Frame 1 (no input): blank canvas, image omitted
Frame 60 (no input): blank canvas, image omitted
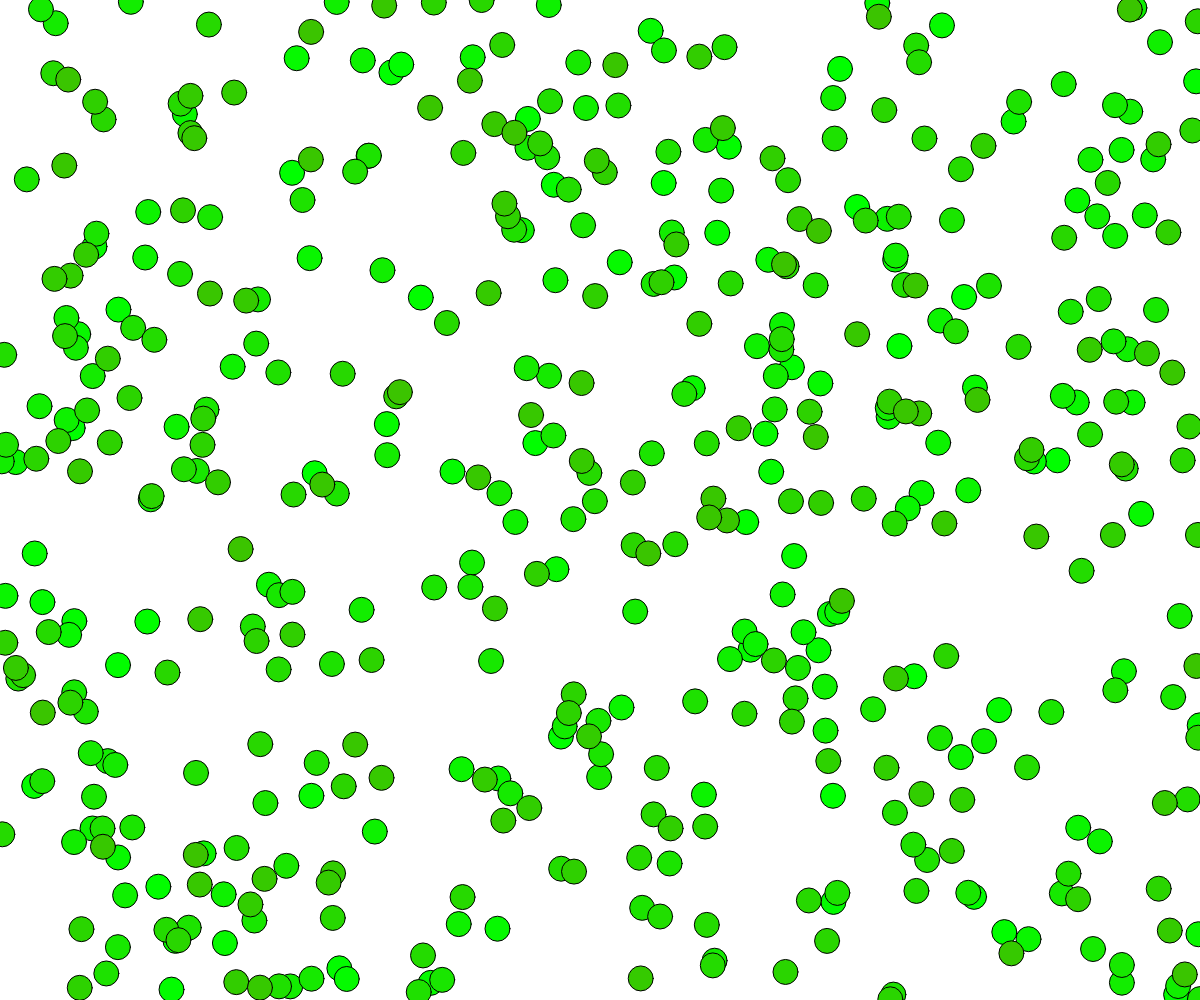
Frame 120 (the mouse pressed at the canvas centre since frame 60)

The p5.js sketch whose frames 1 and 60 were blank and that drew this single picture after the mouse press (run headless with seeded random() and noise() and a simulated clock; from frame 60 on, the mouse is pressed at the canvas centre):

// p5.js sketch
// ── sketch.js
var x;
var i = -1;
var estratti = [];
var numeri = [];

function setup() {
  createCanvas(windowWidth, windowHeight);
	createNumeri();
  textAlign(CENTER);
}

function draw() {
	if (i >= 0) {
		fill(i, 255-i, 0);
		ellipse(random() * windowWidth, random() * windowHeight, 25, 25);
    ellipse(random() * windowWidth, random() * windowHeight, 25, 25);
		ellipse(random() * windowWidth, random() * windowHeight, 25, 25);
    ellipse(random() * windowWidth, random() * windowHeight, 25, 25);
    ellipse(random() * windowWidth, random() * windowHeight, 25, 25);
    ellipse(random() * windowWidth, random() * windowHeight, 25, 25);
    ellipse(random() * windowWidth, random() * windowHeight, 25, 25);
    ellipse(random() * windowWidth, random() * windowHeight, 25, 25);
		i++;
		if (i == 300) {
			clear();
			fill(0);
			textSize(100);
			text(estrai(), windowWidth/2, windowHeight/2);
			textSize(15);
			stampaEstratti();
			i = -1;
		}
	}
}

function windowResized() {
  resizeCanvas(windowWidth, windowHeight);
}

function keyPressed() {
	nuovoNumero();
}

function mouseClicked() {
  nuovoNumero();
}

function touchStarted() {
  nuovoNumero();
}

function deviceShaken() {
  nuovoNumero();
}

function nuovoNumero() {
  fullscreen();
  i = 0;
  clear();
}

function estrai() {
	var index = Math.floor(random() * numeri.length);
	console.log(numeri.length);
	var estratto = numeri[index];
	numeri.splice(index, 1);
	estratti.push(estratto);
	estratti.sort(function(a, b){return a-b});
	return estratto;
}

function createNumeri() {
	var j;
	for (j = 0; j < 90; j++) {
		numeri.push(j+1);
	}
}

function stampaEstratti() {
	var string = "";
	var indexEstratti;
	for (indexEstratti = 0; indexEstratti < estratti.length; indexEstratti++) {
		string += estratti[indexEstratti] + " ";
		if ((indexEstratti + 1) % 20 == 0) {
			string += '\n';
		}
	}
	text(string, windowWidth/2, windowHeight-80);
}
